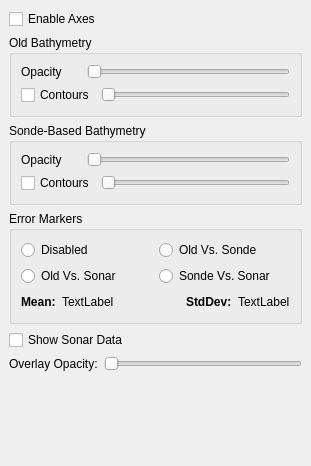
<?xml version="1.0" encoding="UTF-8"?>
<ui version="4.0">
 <class>GeoDataViewDock</class>
 <widget class="QDockWidget" name="GeoDataViewDock">
  <property name="geometry">
   <rect>
    <x>0</x>
    <y>0</y>
    <width>311</width>
    <height>466</height>
   </rect>
  </property>
  <property name="windowTitle">
   <string>Geo Data</string>
  </property>
  <widget class="QWidget" name="dockWidgetContents">
   <layout class="QVBoxLayout" name="verticalLayout">
    <item>
     <widget class="QCheckBox" name="axesButton">
      <property name="text">
       <string>Enable Axes</string>
      </property>
     </widget>
    </item>
    <item>
     <widget class="QGroupBox" name="groupBox">
      <property name="title">
       <string>Old Bathymetry</string>
      </property>
      <layout class="QVBoxLayout" name="verticalLayout_2">
       <item>
        <layout class="QHBoxLayout" name="horizontalLayout_5">
         <item>
          <widget class="QLabel" name="Opacity">
           <property name="minimumSize">
            <size>
             <width>60</width>
             <height>0</height>
            </size>
           </property>
           <property name="maximumSize">
            <size>
             <width>60</width>
             <height>16777215</height>
            </size>
           </property>
           <property name="text">
            <string>Opacity</string>
           </property>
          </widget>
         </item>
         <item>
          <widget class="QSlider" name="opacitySlider">
           <property name="maximum">
            <number>10</number>
           </property>
           <property name="orientation">
            <enum>Qt::Horizontal</enum>
           </property>
          </widget>
         </item>
        </layout>
       </item>
       <item>
        <layout class="QHBoxLayout" name="horizontalLayout_3">
         <item>
          <widget class="QCheckBox" name="oldContoursButton">
           <property name="text">
            <string>Contours</string>
           </property>
          </widget>
         </item>
         <item>
          <widget class="QSlider" name="oldContoursSlider">
           <property name="minimum">
            <number>1</number>
           </property>
           <property name="maximum">
            <number>30</number>
           </property>
           <property name="orientation">
            <enum>Qt::Horizontal</enum>
           </property>
          </widget>
         </item>
        </layout>
       </item>
      </layout>
     </widget>
    </item>
    <item>
     <widget class="QGroupBox" name="groupBox_2">
      <property name="title">
       <string>Sonde-Based Bathymetry</string>
      </property>
      <layout class="QVBoxLayout" name="verticalLayout_3">
       <item>
        <layout class="QHBoxLayout" name="horizontalLayout_2">
         <item>
          <widget class="QLabel" name="label_2">
           <property name="minimumSize">
            <size>
             <width>60</width>
             <height>0</height>
            </size>
           </property>
           <property name="maximumSize">
            <size>
             <width>60</width>
             <height>16777215</height>
            </size>
           </property>
           <property name="text">
            <string>Opacity</string>
           </property>
          </widget>
         </item>
         <item>
          <widget class="QSlider" name="sondeBathyOpacitySlider">
           <property name="maximum">
            <number>10</number>
           </property>
           <property name="orientation">
            <enum>Qt::Horizontal</enum>
           </property>
          </widget>
         </item>
        </layout>
       </item>
       <item>
        <layout class="QHBoxLayout" name="horizontalLayout_4">
         <item>
          <widget class="QCheckBox" name="sondeContoursButton">
           <property name="text">
            <string>Contours</string>
           </property>
          </widget>
         </item>
         <item>
          <widget class="QSlider" name="sondeContoursSlider">
           <property name="minimum">
            <number>1</number>
           </property>
           <property name="maximum">
            <number>30</number>
           </property>
           <property name="orientation">
            <enum>Qt::Horizontal</enum>
           </property>
          </widget>
         </item>
        </layout>
       </item>
      </layout>
     </widget>
    </item>
    <item>
     <widget class="QGroupBox" name="errorMarkerBox">
      <property name="enabled">
       <bool>true</bool>
      </property>
      <property name="title">
       <string>Error Markers</string>
      </property>
      <layout class="QVBoxLayout" name="verticalLayout_4">
       <item>
        <layout class="QHBoxLayout" name="horizontalLayout_7">
         <item>
          <widget class="QRadioButton" name="disabledMarkersButton">
           <property name="text">
            <string>Disabled</string>
           </property>
          </widget>
         </item>
         <item>
          <widget class="QRadioButton" name="oldVsSondeMarkersButton">
           <property name="text">
            <string>Old Vs. Sonde</string>
           </property>
          </widget>
         </item>
        </layout>
       </item>
       <item>
        <layout class="QHBoxLayout" name="horizontalLayout_8">
         <item>
          <widget class="QRadioButton" name="oldVsSonarMarkersButton">
           <property name="text">
            <string>Old Vs. Sonar</string>
           </property>
          </widget>
         </item>
         <item>
          <widget class="QRadioButton" name="sondeVsSonarMarkersButton">
           <property name="text">
            <string>Sonde Vs. Sonar</string>
           </property>
          </widget>
         </item>
        </layout>
       </item>
       <item>
        <layout class="QHBoxLayout" name="horizontalLayout_9">
         <item>
          <widget class="QLabel" name="label_3">
           <property name="font">
            <font>
             <weight>75</weight>
             <bold>true</bold>
            </font>
           </property>
           <property name="text">
            <string>Mean:</string>
           </property>
          </widget>
         </item>
         <item>
          <widget class="QLabel" name="errorMeanLabel">
           <property name="text">
            <string>TextLabel</string>
           </property>
          </widget>
         </item>
         <item>
          <spacer name="horizontalSpacer">
           <property name="orientation">
            <enum>Qt::Horizontal</enum>
           </property>
           <property name="sizeHint" stdset="0">
            <size>
             <width>40</width>
             <height>20</height>
            </size>
           </property>
          </spacer>
         </item>
         <item>
          <widget class="QLabel" name="label_4">
           <property name="font">
            <font>
             <weight>75</weight>
             <bold>true</bold>
            </font>
           </property>
           <property name="text">
            <string>StdDev:</string>
           </property>
          </widget>
         </item>
         <item>
          <widget class="QLabel" name="errorStdDevLabel">
           <property name="text">
            <string>TextLabel</string>
           </property>
          </widget>
         </item>
        </layout>
       </item>
      </layout>
     </widget>
    </item>
    <item>
     <widget class="QCheckBox" name="showSonarDataButton">
      <property name="text">
       <string>Show Sonar Data</string>
      </property>
     </widget>
    </item>
    <item>
     <layout class="QHBoxLayout" name="horizontalLayout">
      <item>
       <widget class="QLabel" name="label">
        <property name="text">
         <string>Overlay Opacity:</string>
        </property>
       </widget>
      </item>
      <item>
       <widget class="QSlider" name="overlayOpacitySlider">
        <property name="maximum">
         <number>10</number>
        </property>
        <property name="orientation">
         <enum>Qt::Horizontal</enum>
        </property>
       </widget>
      </item>
     </layout>
    </item>
    <item>
     <spacer name="verticalSpacer">
      <property name="orientation">
       <enum>Qt::Vertical</enum>
      </property>
      <property name="sizeHint" stdset="0">
       <size>
        <width>20</width>
        <height>40</height>
       </size>
      </property>
     </spacer>
    </item>
   </layout>
  </widget>
 </widget>
 <resources/>
 <connections/>
</ui>
